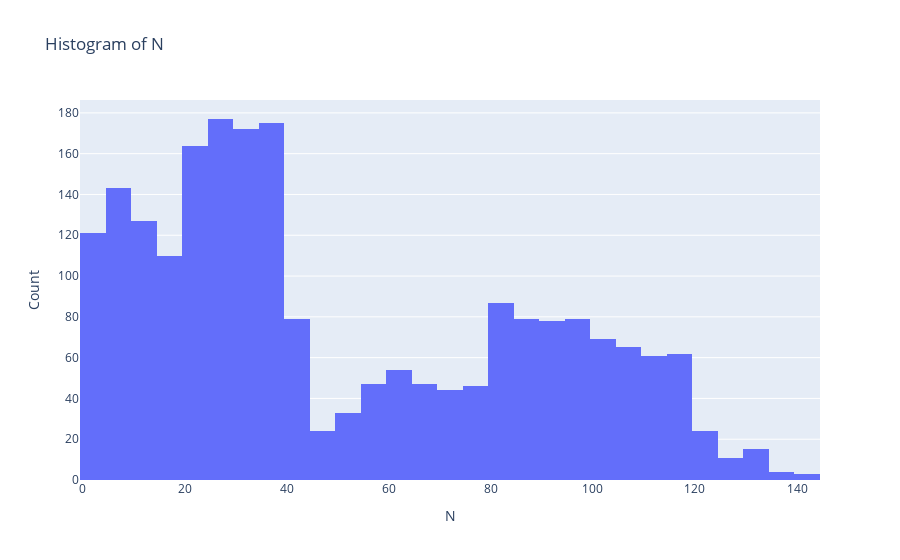

Notebook code cell kept with this figure:
### Code cell
feature_name = 'N'  # Replace 'N' with the actual feature name you want to visualize

# Create the histogram
fig = go.Figure()
fig.add_trace(go.Histogram(x=X[feature_name], name=feature_name))
fig.update_layout(title=f'Histogram of {feature_name}', xaxis_title=feature_name, yaxis_title='Count')
fig.show()

### Figure 1 — Plotly figure (JSON) as saved in the notebook; plotly's stock layout.template omitted (floating-point values rounded to 4 significant figures; data arrays with more than 128 entries replaced by an {"elided": "..."} marker saying what was removed)
{"data": [{"name": "N", "type": "histogram", "x": {"elided": "2200 int values"}}], "layout": {"title": {"text": "Histogram of N"}, "xaxis": {"title": {"text": "N"}}, "yaxis": {"title": {"text": "Count"}}}}
